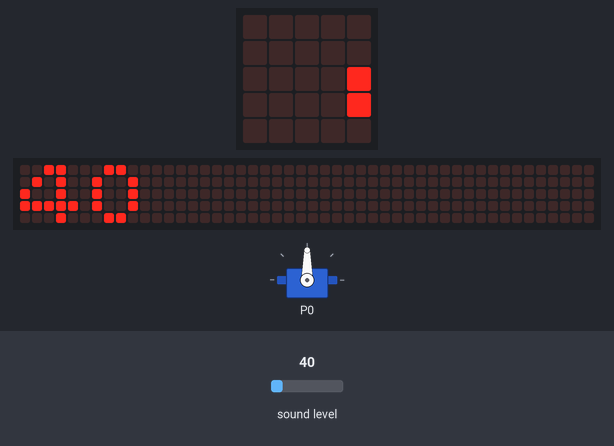
Recording of a program running on a simulated BBC micro:bit (MakeCode). Parts: servo, the board's 5×5 LED display, a strip that is not on the board, showing the scrolling text unrolled. The test bench sets the inputs (shaded band); at power-on: sound level 40. The 48×5 strip is a reading aid, not a part: it shows the text the display is scrolling, unrolled, one strip-width of it at a time.

Above: at 0.22 s.
At 1.27 s:
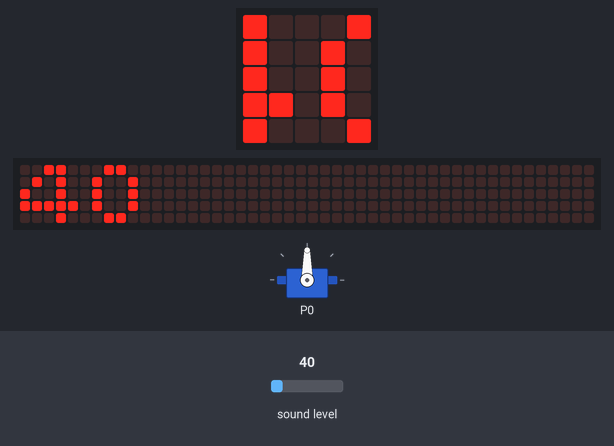
At 2.47 s:
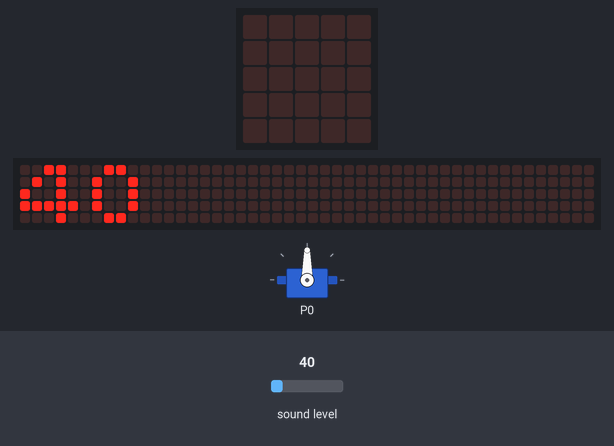
At 4.09 s:
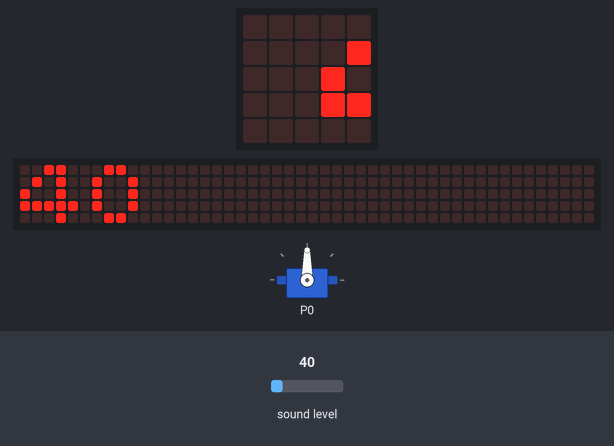
Timing chart, 0 to 40.0 s (numbered marks = the images above):
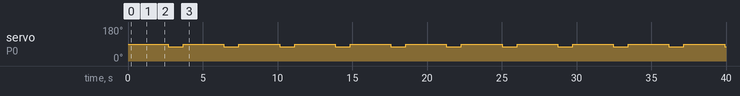

The program:

main.ts
```typescript
let 聲音 = input.soundLevel()
servos.P0.setAngle(90)
basic.forever(function () {
    basic.showNumber(聲音)
    if (聲音 > 30) {
        servos.P0.setAngle(75)
        basic.pause(1000)
        servos.P0.setAngle(90)
    } else {
        servos.P0.setAngle(90)
    }
})
```

test.ts
```typescript
// 在這裡測試；當此封包作為擴充功能時，將不會編譯此內容。
```

Measured:
- by itself, servo on P0: alternates 90° for 2.7 s and 75° for 1.0 s
- what the display in image 2 shows lasts 0.4 s, from 2.3 s to 2.7 s
